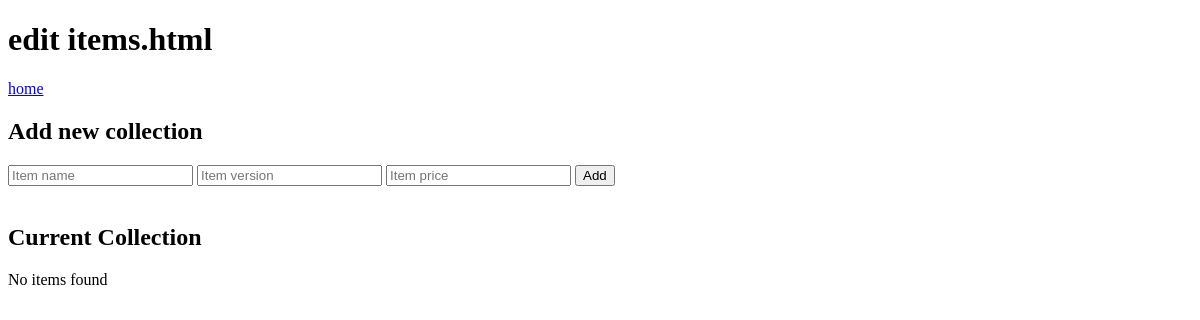
The app's page /edit_item, older data.
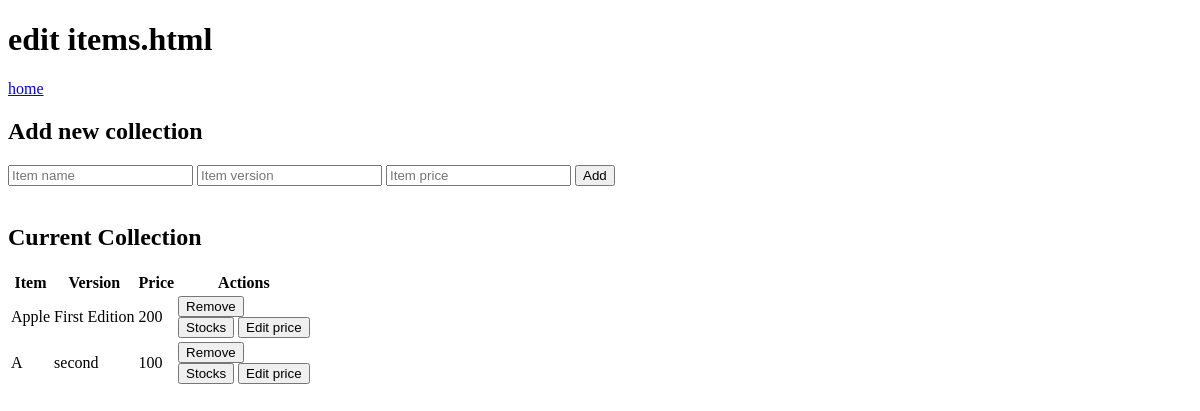
The same page, newer data.
### tables this page shows
CREATE TABLE items (
    ID INTEGER PRIMARY KEY ,
    Item TEXT NOT NULL,
    Version TEXT NOT NULL,
    Price INTEGER NOT NULL
);

### app.py (the view, shortened to what this page needs)
@app.route('/edit_item', methods=['GET', 'POST'])
def edit_items():
    con = sqlite3.connect("endless.db")
    con.row_factory = sqlite3.Row
    db = con.cursor()
    items = db.execute("SELECT * FROM items ORDER BY Version").fetchall()
    size = db.execute("SELECT * FROM sizes").fetchall()
    con.close()
    return render_template('edit_items.html', item=items, size=size)

### templates/edit_items.html (shortened to what this page needs)
<!DOCTYPE html>
<html lang="en">
<head>
</head>
<body>
<header>
    <h1>edit items.html</h1> <a href="/">home</a>
</header>
<h2>Add new collection</h2>
<form action="/edit_item" method="post">
    <input type="text" name="item_name" placeholder="Item name">
    <input type="text" name="version" placeholder="Item version">
    <input type="number" name="price" placeholder="Item price">
    <button type="submit" name="action" value="add">Add</button>
</form>
<br>
<h2>Current Collection</h2>
{% if not item %}
    <p>No items found</p>
{% else %}
    <table>
        <thead>
        <tr>
            <th>Item</th>
            <th>Version</th>
            <th>Price</th>
            <th>Actions</th>
        </tr>
        </thead>
        <tbody>
        {% for item in item %}
            <tr>
                <td>{{ item.Item }}</td>
                <td>{{ item.Version }}</td>
                <td id="price_{{ item.ID }}">{{ item.Price }}</td>
                <td>
                    <form action="/edit_item" method="post">
                        <button type="submit" name="action" value="remove">Remove</button>
                    </form>
                    <button type="button" onclick="createTable({{ item.ID|tojson }}); tableHinder({{ item.ID|tojson }})"
                            id="stock_edit">Stocks
                    </button>
                    <button type="button" onclick="editPriceButtonHandler({{ item.ID }}, {{ item.Price|tojson }})" id="edit_price_button_{{ item.ID }}">Edit price</button>
                </td>
            </tr>
        {% endfor %}
        </tbody>
    </table>
{% endif %}
</body>
</html>

Row changes from the older to the newer data that the page shows:
added items: Item "Apple", Version "First Edition", Price "200"
added items: Item "A", Version "second", Price "100"
Text that changed along with them:
text no longer shown: "No items found"
text now shown: "Item Version Price Actions"
